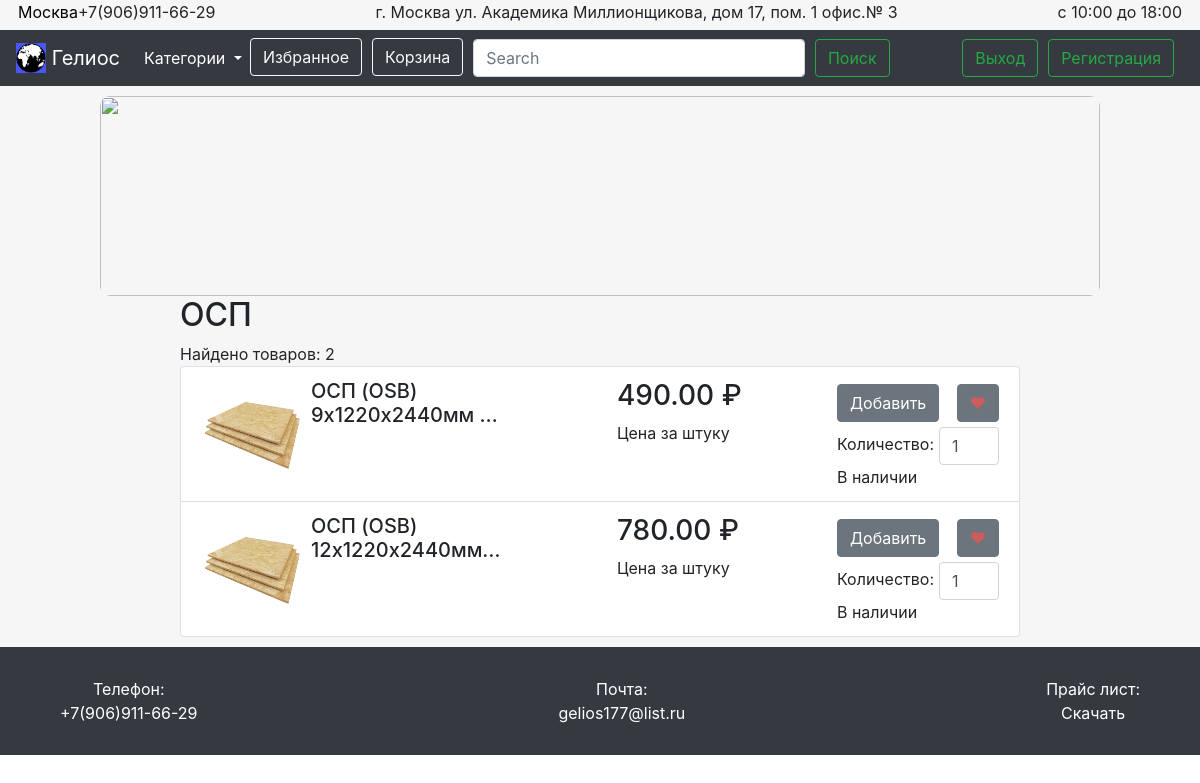
Page /category/ОСП/ (signed in) on the committed database.
### product/models.py (models this page shows, shortened)
class Category(models.Model):
    name = models.CharField(max_length=100, blank=True, null=True, default=None)
    created = models.TimeField(auto_now_add=True, auto_now=False)
    updated = models.TimeField(auto_now_add=False, auto_now=True)
    class Meta:
        verbose_name = 'Категория'
        verbose_name_plural = 'Категории'

class Product(models.Model):
    name = models.CharField(max_length=100, blank=True, null=True, default=None)
    price = models.DecimalField(max_digits=10, decimal_places=2, default=0)
    price_per_some = models.ForeignKey(PricePerSome, blank=True, null=True, default=None)
    characteristic = models.TextField(blank=True, null=True, default=None)
    description = models.TextField(blank=True, null=True, default=None)
    category = models.ForeignKey(Category, blank=True, null=True, default=None)
    image = models.ImageField(upload_to='product_images\\')
    is_active = models.BooleanField(default=True)
    is_main = models.BooleanField(default=False)
    created = models.DateTimeField(auto_now_add=True, auto_now=False)
    updated = models.DateTimeField(auto_now_add=False,auto_now=True)
    class Meta:
        verbose_name = 'Товар'
        verbose_name_plural = 'Товары'

class PricePerSome(models.Model):
    name = models.CharField(max_length=100, blank=True, null=True, default=None)
    created = models.TimeField(auto_now_add=True, auto_now=False)
    updated = models.TimeField(auto_now_add=False, auto_now=True)
    def __str__(self):
        return 'Цена за ' + self.name
    class Meta:
        verbose_name = 'Цена за ...'
        verbose_name_plural = 'Цены за ...'

### category/views.py (the view)
# urls.py: url(r'^', include('category.urls')),
def category(request, cat_name):
    is_login = request.user.is_authenticated()
    user_name = request.user.username
    session_key = request.session.session_key
    if not session_key:
        request.session.cycle_key()
    if not is_login:
        user_name = session_key
        try:
            UserData.objects.get(owner_name=user_name)
        except:
            UserData.objects.create(owner_name=user_name, liked_data='', order_data='')
    if '_' in cat_name:
        cat_name = ' '.join(cat_name.split('_'))
    category = cat_name
    cat_list = Category.objects.all()
    res_cat = None
    for cat in cat_list:
        if cat.name == cat_name:
            res_cat = cat
            break
    prods = Product.objects.filter(category=res_cat.id)
    len_prods = len(prods)
    return render(request, 'category.html', locals())

### nav/templatetags/nav_items.py (called while the page is built)
@register.inclusion_tag('dropdown.html', takes_context=True)
def dropdown(context):
    res = []
    for elem in Category.objects.all():
        url = '_'.join(elem.name.split(' '))
        res.append([elem.name, url])
    return {'items': res}

### templates/category.html (shortened to what this page needs)
{% extends 'base.html' %}
{% load static %}
{% block content %}
  <div id="cat-container">
    <h2>{{ cat_name }}</h2>
    {% if len_prods %}
      <div>Найдено товаров: {{ len_prods }}</div>
      <ul class="list-group">
        {% for product in prods %}
          <li class="list-group-item">
            <div id="cat-prod-container">
              <div id="cat-prod-left">
                <a href="{% url 'product' product.id %}">
                  <img src="../../static/media/{{ product.image }}" id="best-product-image">
                </a>
                <h5>{{ product.name|truncatechars_html:25 }}</h5>
              </div>
              <div id="cat-prod-right">
                <div id="cat-prod-right-left">
                  <h3 id="best-product-price">{{ product.price }} &#8381</h3>
                  <div id="best-price-per-one">{{ product.price_per_some }}</div>
                </div>
                <div id="cat-prod-right-right">
                  <div id="cat-btn-cont">
                    <button type="button" class="btn btn-secondary to-order-butt {{ product.id }}-to-hide-btn"
                              data-product_id = "{{ product.id }}"
                              data-is_delete = "false"
                              data-loc = "main"
                      >Добавить</button>
                    <form class="product-liked-form" action="{% url 'update_favorites' %}">
                      <button class="btn btn-secondary like-butt {{ product.id }}-to-hide-like" id="like-butt"
                              data-product_id = "{{ product.id }}"
                              data-is_delete="false"
                              data-loc="main"
                      >&#10084;</button>
                    </form>
                  </div>
                  <form id="cat-prod-form" class="product-stuff-cont" action="{% url 'update_order' %}">
                    <div class="label-input-controlled">Количество:</div>
                    <input class="form-control {{ product.id }}-product-input" type="number" id="count-of-best-product"
                           min="0" max="1000000" value="1" placeholder="0">
                  </form>
                  {% if product.is_active%}
                    <div>В наличии</div>
                  {% else %}
                    <div>Нет в наличии</div>
                  {% endif %}
                </div>
              </div>
            </div>
          </li>
        {% endfor %}
      </ul>
    {% else %}
      <div id="zero-found">
        <p>Ничего не найдено</p>
      </div>
    {% endif %}
  </div>
  <div id="cat-vacuum"></div>
{% endblock %}

### static/css/base.css (style rules this page uses)
.label-input-controlled { margin-top: 5px; }
#best-product-image { width: 100%; height: 250px; margin-top: 3px; }
#best-product-price { width: 200px; }
#cat-vacuum { height: 10px; }
#cat-container { width: 70%; margin: auto; }
#cat-prod-container { display: flex; flex-direction: row; justify-content: space-between; }
#cat-prod-left { display: flex; flex-direction: row; justify-content: flex-start; }
#cat-prod-left img { width: 100px; height: 100px; }
#cat-prod-left h5 { width: 50%; margin-left: 10px; }
#like-butt { color: transparent; text-shadow: 0 0 0 indianred; }
#cat-prod-right { display: flex; flex-direction: row; justify-content: flex-start; }
#cat-prod-right-left { display: flex; flex-direction: column; margin-right: 20px; }
#cat-prod-right-right { display: flex; flex-direction: column; }
#cat-btn-cont { display: flex; flex-direction: row; justify-content: space-between; margin-top: 5px; }
#cat-prod-form { display: flex; flex-direction: row; justify-content: flex-start; margin-top: 5px; }
#cat-prod-form input { width: 60px; margin-left: 5px; }

### rows in the picture
Category: name "ОСП"
Product: image (picture), name "ОСП (OSB) 9х1220х2440мм …", price "490.00", price_per_some "Цена за штуку", is_active "В наличии"
Product: image (picture), name "ОСП (OSB) 12х1220х2440мм…", price "780.00", price_per_some "Цена за штуку", is_active "В наличии"

### other values in the picture
{{ len_prods }} "2"
